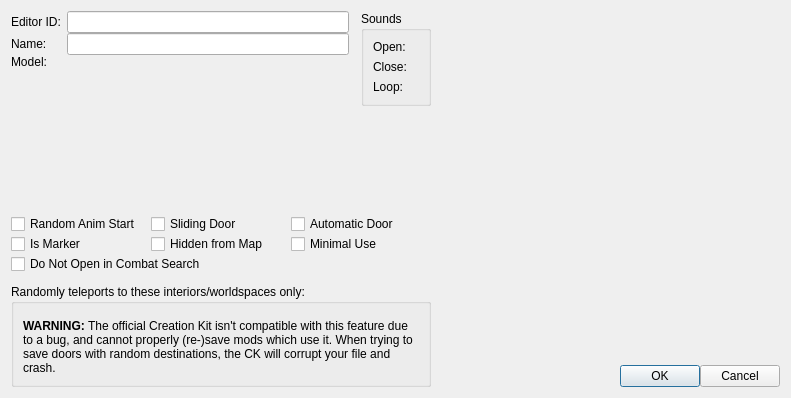
<?xml version="1.0" encoding="UTF-8"?>
<ui version="4.0">
 <class>FormDialogDoor</class>
 <widget class="QDialog" name="FormDialogDoor">
  <property name="geometry">
   <rect>
    <x>0</x>
    <y>0</y>
    <width>791</width>
    <height>398</height>
   </rect>
  </property>
  <property name="windowTitle">
   <string>Door</string>
  </property>
  <layout class="QGridLayout" name="gridLayout_3" rowstretch="0,0,0,0">
   <property name="horizontalSpacing">
    <number>12</number>
   </property>
   <item row="0" column="0">
    <layout class="QGridLayout" name="basicDataLayout">
     <property name="horizontalSpacing">
      <number>6</number>
     </property>
     <item row="0" column="1">
      <widget class="QLineEdit" name="editorID"/>
     </item>
     <item row="2" column="1">
      <widget class="DKFormNIFPicker" name="model">
       <property name="sizePolicy">
        <sizepolicy hsizetype="Preferred" vsizetype="Fixed">
         <horstretch>0</horstretch>
         <verstretch>0</verstretch>
        </sizepolicy>
       </property>
      </widget>
     </item>
     <item row="1" column="1">
      <widget class="QLineEdit" name="name"/>
     </item>
     <item row="1" column="0">
      <widget class="QLabel" name="label_5">
       <property name="text">
        <string>Name:</string>
       </property>
       <property name="buddy">
        <cstring>name</cstring>
       </property>
      </widget>
     </item>
     <item row="0" column="0">
      <widget class="QLabel" name="label_4">
       <property name="text">
        <string>Editor ID:</string>
       </property>
       <property name="buddy">
        <cstring>editorID</cstring>
       </property>
      </widget>
     </item>
     <item row="2" column="0">
      <widget class="QLabel" name="label_6">
       <property name="text">
        <string>Model:</string>
       </property>
       <property name="buddy">
        <cstring>model</cstring>
       </property>
      </widget>
     </item>
     <item row="3" column="0" colspan="2">
      <widget class="DKFormDestructionDataButton" name="destructionData"/>
     </item>
     <item row="4" column="0" colspan="2">
      <spacer name="verticalSpacer_2">
       <property name="orientation">
        <enum>Qt::Vertical</enum>
       </property>
       <property name="sizeHint" stdset="0">
        <size>
         <width>8</width>
         <height>0</height>
        </size>
       </property>
      </spacer>
     </item>
    </layout>
   </item>
   <item row="0" column="1">
    <layout class="QVBoxLayout" name="soundsLayout">
     <item>
      <widget class="QGroupBox" name="soundsGroupbox">
       <property name="title">
        <string>Sounds</string>
       </property>
       <layout class="QGridLayout" name="gridLayout">
        <item row="0" column="1">
         <widget class="DKFormPicker" name="soundOpen"/>
        </item>
        <item row="0" column="0">
         <widget class="QLabel" name="label">
          <property name="text">
           <string>Open:</string>
          </property>
          <property name="buddy">
           <cstring>soundOpen</cstring>
          </property>
         </widget>
        </item>
        <item row="1" column="0">
         <widget class="QLabel" name="label_2">
          <property name="text">
           <string>Close:</string>
          </property>
          <property name="buddy">
           <cstring>soundClose</cstring>
          </property>
         </widget>
        </item>
        <item row="2" column="0">
         <widget class="QLabel" name="label_3">
          <property name="text">
           <string>Loop:</string>
          </property>
          <property name="buddy">
           <cstring>soundLoop</cstring>
          </property>
         </widget>
        </item>
        <item row="1" column="1">
         <widget class="DKFormPicker" name="soundClose"/>
        </item>
        <item row="2" column="1">
         <widget class="DKFormPicker" name="soundLoop"/>
        </item>
       </layout>
      </widget>
     </item>
     <item>
      <spacer name="verticalSpacer">
       <property name="orientation">
        <enum>Qt::Vertical</enum>
       </property>
       <property name="sizeHint" stdset="0">
        <size>
         <width>8</width>
         <height>0</height>
        </size>
       </property>
      </spacer>
     </item>
    </layout>
   </item>
   <item row="0" column="2" rowspan="4">
    <layout class="QVBoxLayout" name="verticalLayout">
     <item>
      <widget class="DKPapyrusBoundScriptListPane" name="scriptListPane"/>
     </item>
     <item>
      <layout class="QHBoxLayout" name="buttonsLayout">
       <item>
        <spacer name="horizontalSpacer">
         <property name="orientation">
          <enum>Qt::Horizontal</enum>
         </property>
         <property name="sizeHint" stdset="0">
          <size>
           <width>40</width>
           <height>20</height>
          </size>
         </property>
        </spacer>
       </item>
       <item>
        <widget class="QPushButton" name="buttonOK">
         <property name="text">
          <string>OK</string>
         </property>
        </widget>
       </item>
       <item>
        <widget class="QPushButton" name="buttonCancel">
         <property name="text">
          <string>Cancel</string>
         </property>
        </widget>
       </item>
      </layout>
     </item>
    </layout>
   </item>
   <item row="1" column="0" colspan="2">
    <layout class="QGridLayout" name="flagsLayout">
     <item row="1" column="1">
      <widget class="QCheckBox" name="flagHidden">
       <property name="text">
        <string>Hidden from Map</string>
       </property>
      </widget>
     </item>
     <item row="1" column="0">
      <widget class="QCheckBox" name="flagIsMarker">
       <property name="text">
        <string>Is Marker</string>
       </property>
      </widget>
     </item>
     <item row="0" column="1">
      <widget class="QCheckBox" name="flagSlidingDoor">
       <property name="text">
        <string>Sliding Door</string>
       </property>
      </widget>
     </item>
     <item row="0" column="0">
      <widget class="QCheckBox" name="flagRandomAnimStart">
       <property name="text">
        <string>Random Anim Start</string>
       </property>
      </widget>
     </item>
     <item row="0" column="2">
      <widget class="QCheckBox" name="flagAutomaticDoor">
       <property name="whatsThis">
        <string>If this is checked, for a load door, then the player will be automatically taken through the load door when they move close enough to it. (The exact distance needed is controlled by the fAutoDoorActivateDistance game setting.)</string>
       </property>
       <property name="text">
        <string>Automatic Door</string>
       </property>
      </widget>
     </item>
     <item row="1" column="2">
      <widget class="QCheckBox" name="flagMinUse">
       <property name="whatsThis">
        <string>If this is checked, then the game will ignore this door when trying to show the player a quest marker guiding them to their quest target, and NPCs will avoid using this door to reach their destination if any alternative exists.</string>
       </property>
       <property name="text">
        <string>Minimal Use</string>
       </property>
      </widget>
     </item>
     <item row="2" column="0" colspan="2">
      <widget class="QCheckBox" name="flagNoCombatSearch">
       <property name="whatsThis">
        <string>If this is checked, then NPCs will not attempt to open this door when searching for enemies in combat.</string>
       </property>
       <property name="text">
        <string>Do Not Open in Combat Search</string>
       </property>
      </widget>
     </item>
    </layout>
   </item>
   <item row="3" column="0" colspan="2">
    <layout class="QVBoxLayout" name="randomTeleportLayout" stretch="0">
     <item>
      <widget class="QGroupBox" name="groupBox">
       <property name="whatsThis">
        <string>&lt;html&gt;&lt;head/&gt;&lt;body&gt;&lt;p&gt;Normally, load doors are linked one-to-one: you manually connect two specific door refs together. However, it's possible to create a pool of load doors that have no pre-set destination, but rather are connected randomly during play the first time the player interacts with them (with these connections being baked into the savegame). Doors will have this random connection behavior if their base forms have any entries in this list here.&lt;/p&gt;&lt;p&gt;Destination &amp;quot;spaces&amp;quot; can be worldspaces or interior cells. When the player interacts with a &amp;quot;source door,&amp;quot; the game will check its destination spaces in a random order and connect the source door to the first valid &amp;quot;destination door&amp;quot; it finds. A door can be a destination door if it: isn't already connected to any other door; isn't deleted, disabled, or destroyed; isn't in the same space as the source door; and has random destinations of its own, which include the space that contains the source door. (That is: potential sources and potential destinations must refer to each others' containing worldspaces or interior cells via their base forms.) If the game can't find a suitable destination door, then the source door will be inoperable, displaying the message, &amp;quot;This door leads nowhere.&amp;quot;&lt;/p&gt;&lt;p&gt;&lt;span style=&quot; font-weight:600;&quot;&gt;Be warned that the official Creation Kit isn't capable of properly (re-)saving this list, so using this feature will make it impossible to edit your mod using the Creation Kit.&lt;/span&gt; Due to a programming mistake, the Creation Kit will get stuck in an infinite loop and crash while trying to save a door base form that has random destinations, leaving a corrupted mod file behind.&lt;/p&gt;&lt;/body&gt;&lt;/html&gt;</string>
       </property>
       <property name="title">
        <string>Randomly teleports to these interiors/worldspaces only:</string>
       </property>
       <layout class="QVBoxLayout" name="verticalLayout_2">
        <item>
         <widget class="DKFormListPane" name="randomDestinations"/>
        </item>
        <item>
         <widget class="QLabel" name="label_8">
          <property name="text">
           <string>&lt;span style=&quot; font-weight:600;&quot;&gt;WARNING:&lt;/span&gt; The official Creation Kit isn't compatible with this feature due to a bug, and cannot properly (re-)save mods which use it. When trying to save doors with random destinations, the CK will corrupt your file and crash.</string>
          </property>
          <property name="wordWrap">
           <bool>true</bool>
          </property>
         </widget>
        </item>
       </layout>
      </widget>
     </item>
    </layout>
   </item>
   <item row="2" column="0" colspan="2">
    <spacer name="verticalSpacer_3">
     <property name="orientation">
      <enum>Qt::Vertical</enum>
     </property>
     <property name="sizeType">
      <enum>QSizePolicy::Fixed</enum>
     </property>
     <property name="sizeHint" stdset="0">
      <size>
       <width>4</width>
       <height>4</height>
      </size>
     </property>
    </spacer>
   </item>
  </layout>
 </widget>
 <customwidgets>
  <customwidget>
   <class>DKFormListPane</class>
   <extends>QWidget</extends>
   <header>widgets/DKFormListPane.h</header>
  </customwidget>
  <customwidget>
   <class>DKFormPicker</class>
   <extends>QWidget</extends>
   <header>widgets/DKFormPicker.h</header>
  </customwidget>
  <customwidget>
   <class>DKPapyrusBoundScriptListPane</class>
   <extends>QWidget</extends>
   <header>widgets/DKPapyrusBoundScriptListPane.h</header>
  </customwidget>
  <customwidget>
   <class>DKFormNIFPicker</class>
   <extends>QWidget</extends>
   <header>widgets/DKFormNIFPicker.h</header>
  </customwidget>
  <customwidget>
   <class>DKFormDestructionDataButton</class>
   <extends>QWidget</extends>
   <header>widgets/DKFormDestructionDataButton.h</header>
  </customwidget>
 </customwidgets>
 <tabstops>
  <tabstop>editorID</tabstop>
  <tabstop>name</tabstop>
  <tabstop>model</tabstop>
  <tabstop>destructionData</tabstop>
  <tabstop>soundOpen</tabstop>
  <tabstop>soundClose</tabstop>
  <tabstop>soundLoop</tabstop>
  <tabstop>flagRandomAnimStart</tabstop>
  <tabstop>flagSlidingDoor</tabstop>
  <tabstop>flagAutomaticDoor</tabstop>
  <tabstop>flagIsMarker</tabstop>
  <tabstop>flagHidden</tabstop>
  <tabstop>flagMinUse</tabstop>
  <tabstop>flagNoCombatSearch</tabstop>
  <tabstop>randomDestinations</tabstop>
  <tabstop>scriptListPane</tabstop>
  <tabstop>buttonOK</tabstop>
  <tabstop>buttonCancel</tabstop>
 </tabstops>
 <resources/>
 <connections/>
</ui>
